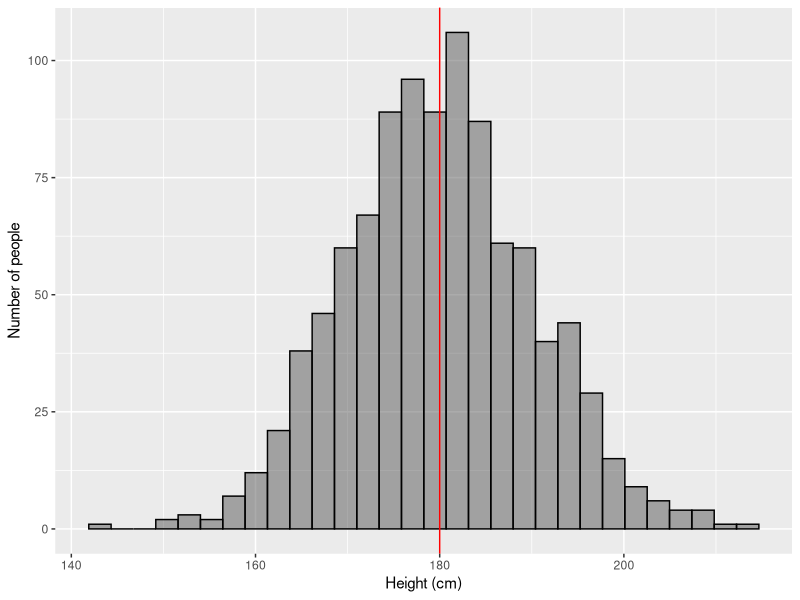
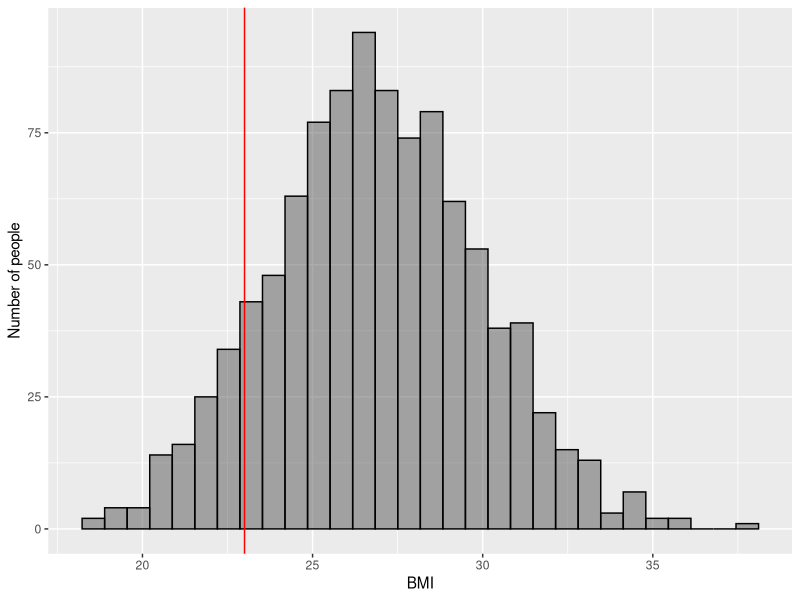
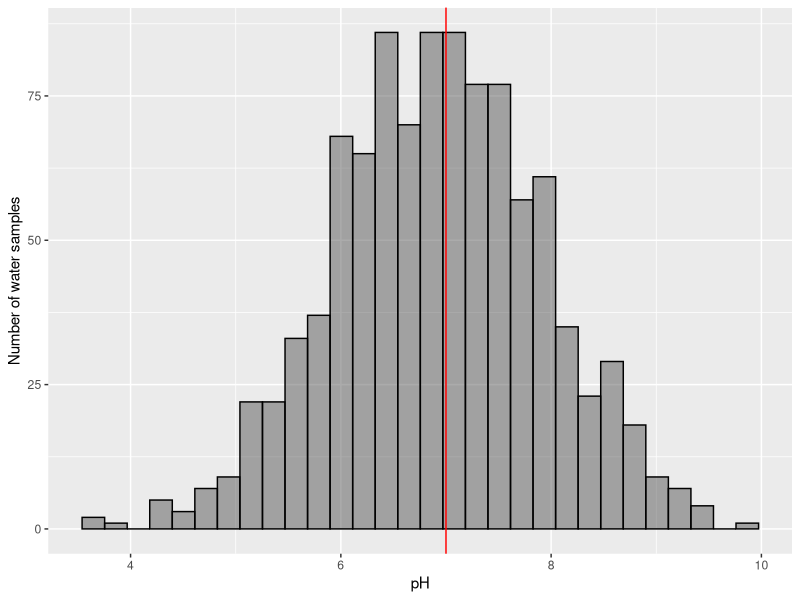
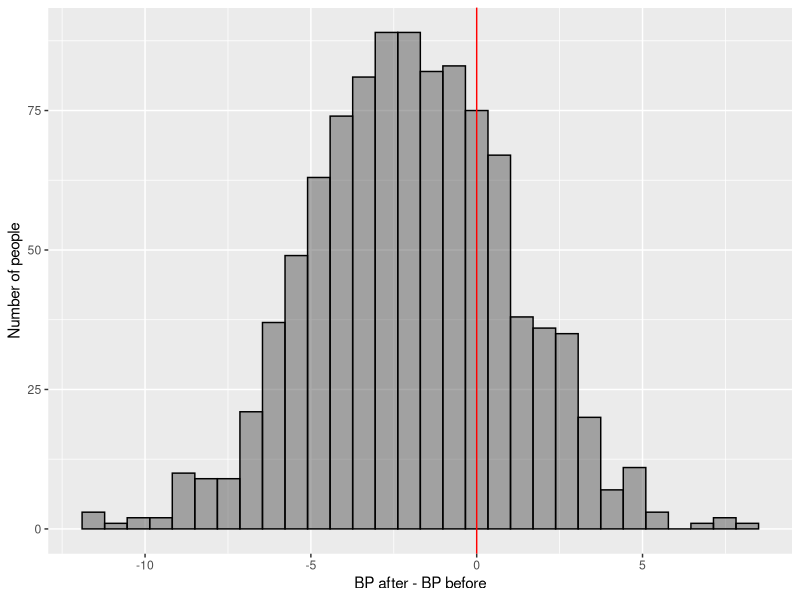
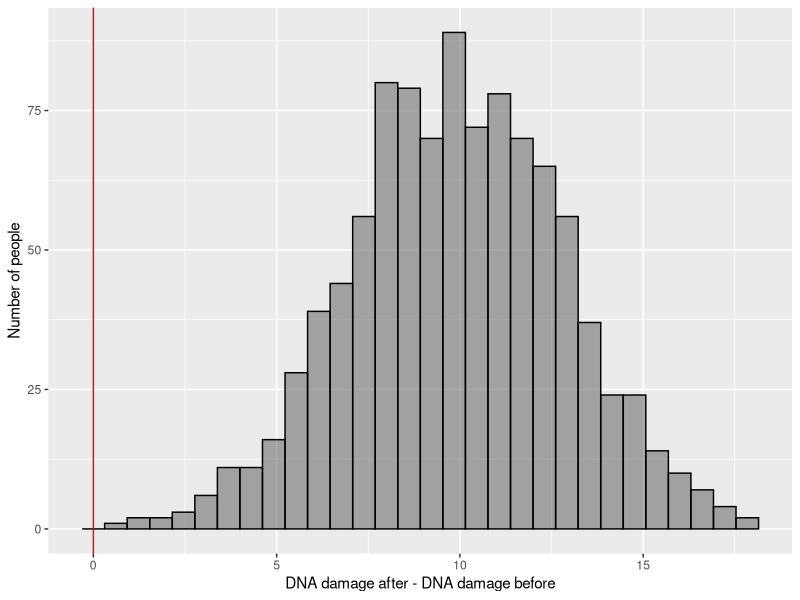
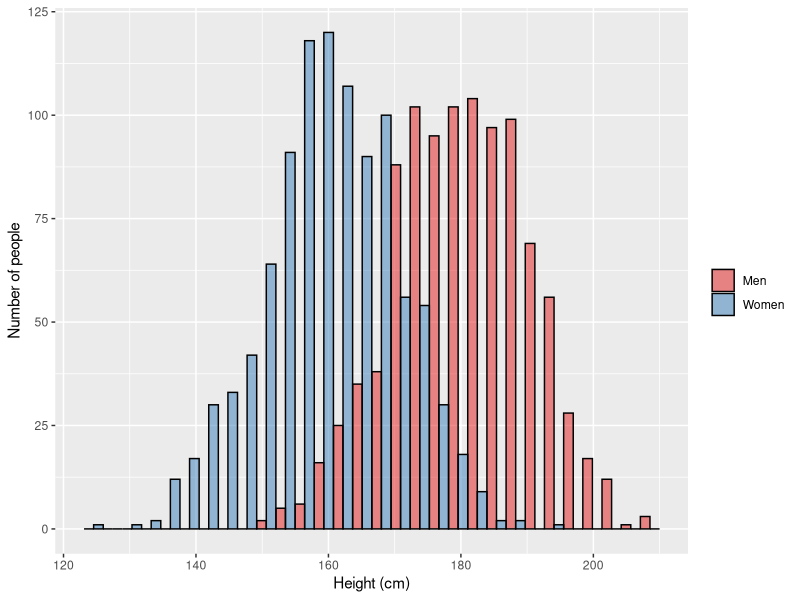
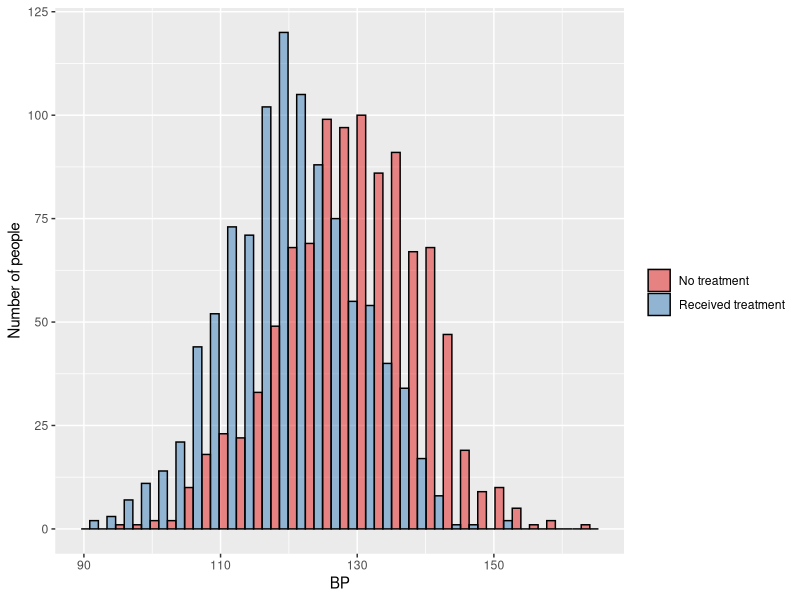
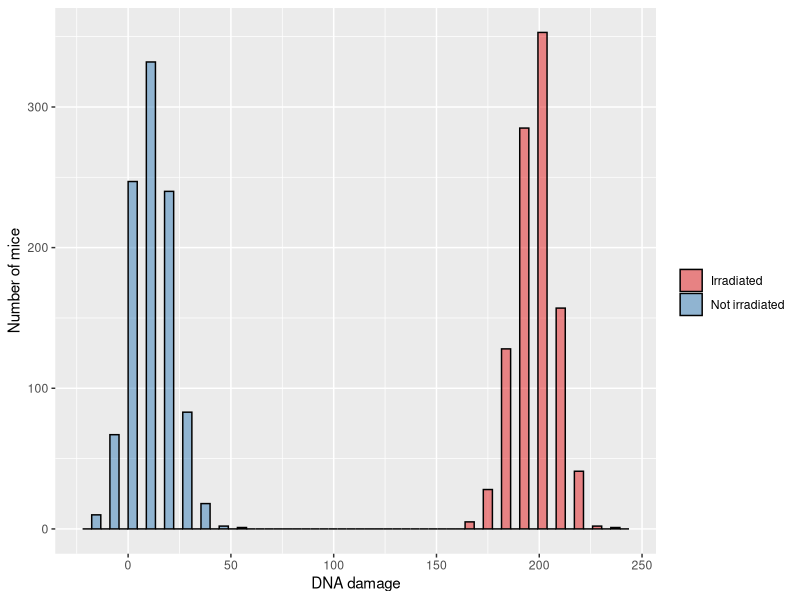

The R source for these figures, in order:
## ---- chunk 1
library(data.table)
library(ggplot2)

data <- data.frame(x=rnorm(1000,mean=180,sd=10))
q <- ggplot(data,aes(x=x))
q <- q + geom_histogram(alpha=0.5,colour="black")
q <- q + geom_vline(xintercept=180,colour="red")
q <- q + scale_x_continuous("Height (cm)")
q <- q + scale_y_continuous("Number of people")
q
## ---- chunk 2
library(data.table)
library(ggplot2)

data <- data.frame(x=rnorm(1000,mean=27,sd=3))
q <- ggplot(data,aes(x=x))
q <- q + geom_histogram(alpha=0.5,colour="black")
q <- q + geom_vline(xintercept=23,colour="red")
q <- q + scale_x_continuous("BMI")
q <- q + scale_y_continuous("Number of people")
q
## ---- chunk 3
library(data.table)
library(ggplot2)

data <- data.frame(x=rnorm(1000,mean=7,sd=1))
q <- ggplot(data,aes(x=x))
q <- q + geom_histogram(alpha=0.5,colour="black")
q <- q + geom_vline(xintercept=7,colour="red")
q <- q + scale_x_continuous("pH")
q <- q + scale_y_continuous("Number of water samples")
q
## ---- chunk 4
library(data.table)
library(ggplot2)

data <- data.frame(x=rnorm(1000,mean=-2,sd=3))
q <- ggplot(data,aes(x=x))
q <- q + geom_histogram(alpha=0.5,colour="black")
q <- q + geom_vline(xintercept=0,colour="red")
q <- q + scale_x_continuous("BP after - BP before")
q <- q + scale_y_continuous("Number of people")
q
## ---- chunk 5
library(data.table)
library(ggplot2)

data <- data.frame(x=rnorm(1000,mean=10,sd=3))
q <- ggplot(data,aes(x=x))
q <- q + geom_histogram(alpha=0.5,colour="black")
q <- q + geom_vline(xintercept=0,colour="red")
q <- q + scale_x_continuous("DNA damage after - DNA damage before")
q <- q + scale_y_continuous("Number of people")
q
## ---- chunk 6
library(data.table)
library(ggplot2)

data1 <- data.frame(x=rnorm(1000,mean=160,sd=10), group="Women", stringsAsFactors = F)
data2 <- data.frame(x=rnorm(1000,mean=180,sd=10), group="Men", stringsAsFactors = F)
data <- rbind(data1,data2)
q <- ggplot(data,aes(x=x,fill=group))
q <- q + geom_histogram(alpha=0.5,colour="black",pos="dodge")
q <- q + scale_x_continuous("Height (cm)")
q <- q + scale_y_continuous("Number of people")
q <- q + scale_fill_brewer("",palette="Set1")
q
## ---- chunk 7
library(data.table)
library(ggplot2)

data1 <- data.frame(x=rnorm(1000,mean=130,sd=10), group="No treatment", stringsAsFactors = F)
data2 <- data.frame(x=rnorm(1000,mean=120,sd=10), group="Received treatment", stringsAsFactors = F)
data <- rbind(data1,data2)
q <- ggplot(data,aes(x=x,fill=group))
q <- q + geom_histogram(alpha=0.5,colour="black",pos="dodge")
q <- q + scale_x_continuous("BP")
q <- q + scale_y_continuous("Number of people")
q <- q + scale_fill_brewer("",palette="Set1")
q
## ---- chunk 8
library(data.table)
library(ggplot2)

data1 <- data.frame(x=rnorm(1000,mean=200,sd=10), group="Irradiated", stringsAsFactors = F)
data2 <- data.frame(x=rnorm(1000,mean=10,sd=10), group="Not irradiated", stringsAsFactors = F)
data <- rbind(data1,data2)
q <- ggplot(data,aes(x=x,fill=group))
q <- q + geom_histogram(alpha=0.5,colour="black",pos="dodge")
q <- q + scale_x_continuous("DNA damage")
q <- q + scale_y_continuous("Number of mice")
q <- q + scale_fill_brewer("",palette="Set1")
q
## ---- chunk 9
library(data.table)
library(ggplot2)

data1 <- data.frame(x=rnorm(1000,mean=18,sd=5), group="Norway", stringsAsFactors = F)
data2 <- data.frame(x=rnorm(1000,mean=24,sd=5), group="Denmark", stringsAsFactors = F)
data3 <- data.frame(x=rnorm(1000,mean=25,sd=5), group="Sweden", stringsAsFactors = F)
data <- rbind(data1,data2,data3)
q <- ggplot(data,aes(x=x,fill=group))
q <- q + geom_histogram(alpha=0.5,colour="black",pos="dodge")
q <- q + scale_x_continuous("BMI")
q <- q + scale_y_continuous("Number of people")
q <- q + scale_fill_brewer("",palette="Set1")
q
## ---- chunk 10
library(data.table)
library(ggplot2)

data1 <- data.frame(x=rnorm(1000,mean=6.5,sd=5), group="East Oslo", stringsAsFactors = F)
data2 <- data.frame(x=rnorm(1000,mean=7.2,sd=5), group="West Oslo", stringsAsFactors = F)
data <- rbind(data1,data2)
q <- ggplot(data,aes(x=x,fill=group))
q <- q + geom_histogram(alpha=0.5,colour="black",pos="dodge")
q <- q + scale_x_continuous("pH")
q <- q + scale_y_continuous("Number of water samples")
q <- q + scale_fill_brewer("",palette="Set1")
q
